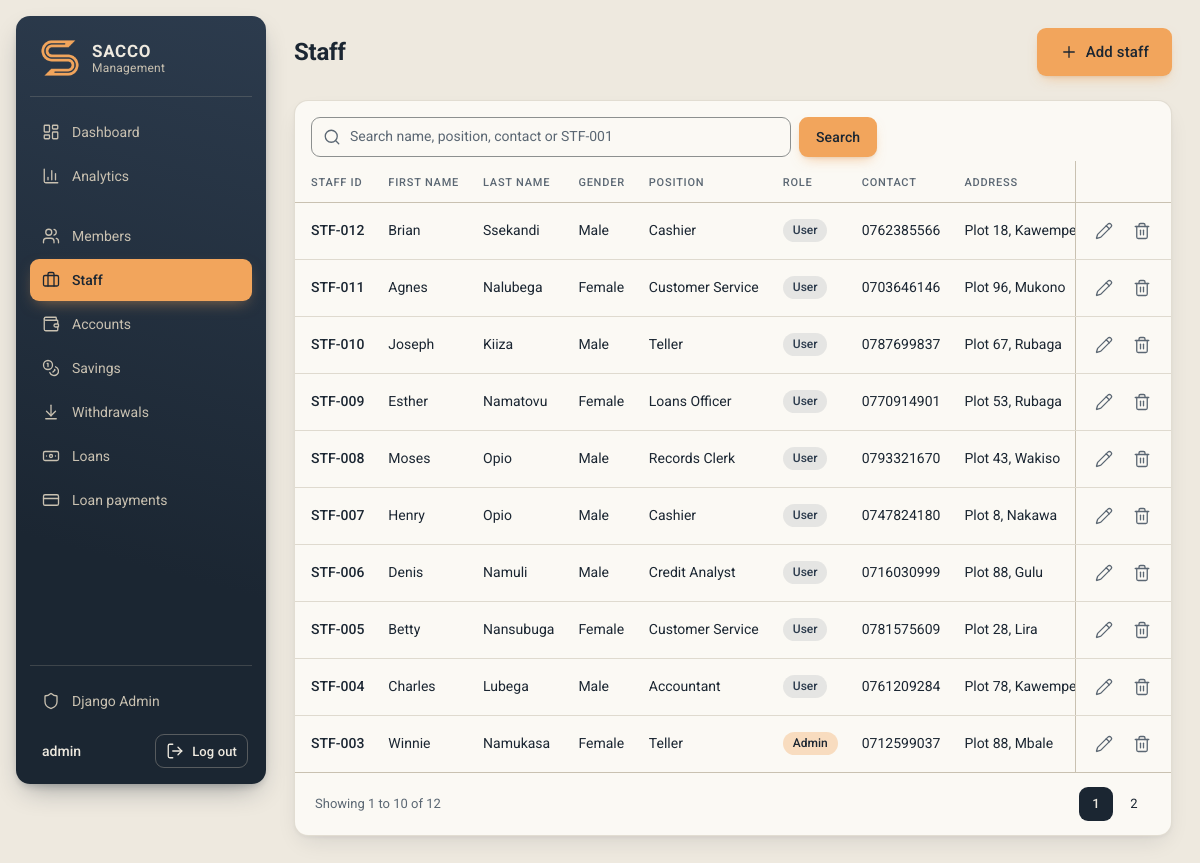
The page /staff/ (signed in) on the database its author committed.
### staff/models.py (models this page shows, shortened)
class Staff(CodedModel):
    code_prefix = "STF"
    GENDER_CHOICES = [("M", "Male"), ("F", "Female")]
    ROLE_CHOICES = [("Admin", "Admin"), ("User", "User")]
    first_name = models.CharField(max_length=100)
    last_name = models.CharField(max_length=100)
    gender = models.CharField(max_length=1, choices=GENDER_CHOICES)
    position = models.CharField(max_length=100)
    role = models.CharField(max_length=10, choices=ROLE_CHOICES)
    contact = models.CharField(max_length=20)
    address = models.CharField(max_length=255)
    class Meta:
        verbose_name_plural = "staff"

### staff/views.py (the view, shortened to what this page needs)
# urls.py: path("staff/", views.staff_list, name="staff_list"),
@login_required
def staff_list(request):
    staff = Staff.objects.order_by("-id")
    q = request.GET.get("q", "").strip()
    page_obj = Paginator(staff, 10).get_page(request.GET.get("page"))
    context = {
        "object_list": page_obj.object_list,
        "page_obj": page_obj,
        "q": q,
        "search_hint": "Search name, position, contact or STF-001",
        "page_title": "Staff",
        "add_label": "Add staff",
        "add_url": reverse("staff_add"),
    }
    return render(request, "staff/staff_list.html", context)

### core/models.py (called while the page is built)
    @property
    def code(self):
        return f"{self.code_prefix}-{self.pk:03d}"

### templates/staff/staff_list.html (shortened to what this page needs)
{% extends "base.html" %}
{% block page_title %}{{ page_title }}{% endblock %}
{% block actions %}
  <button type="button" class="btn btn-primary btn-lg" data-modal-url="{{ add_url }}"><i data-lucide="plus" aria-hidden="true"></i>{{ add_label }}</button>
{% endblock %}
{% block content %}
  <section class="card">
    {% include "partials/_search.html" %}
    <div class="table-wrap">
      <table class="table">
        <thead>
          <tr>
            <th scope="col">Staff ID</th>
            <th scope="col">First name</th>
            <th scope="col">Last name</th>
            <th scope="col">Gender</th>
            <th scope="col">Position</th>
            <th scope="col">Role</th>
            <th scope="col">Contact</th>
            <th scope="col">Address</th>
            <th scope="col" class="col-actions" aria-label="Actions"></th>
          </tr>
        </thead>
        <tbody>
          {% for staff in object_list %}
            <tr>
              <td class="code">{{ staff.code }}</td>
              <td>{{ staff.first_name }}</td>
              <td>{{ staff.last_name }}</td>
              <td>{{ staff.get_gender_display }}</td>
              <td>{{ staff.position }}</td>
              <td><span class="tag{% if staff.role == 'Admin' %} tag-accent{% endif %}">{{ staff.role }}</span></td>
              <td>{{ staff.contact }}</td>
              <td>{{ staff.address }}</td>
              <td class="col-actions">{% url 'staff_edit' staff.pk as edit_url %}{% url 'staff_delete' staff.pk as delete_url %}{% include "partials/_row_actions.html" %}</td>
            </tr>
          {% empty %}
            <tr><td class="table-empty" colspan="9">{% if q %}No staff match "{{ q }}".{% else %}No staff yet.{% endif %}</td></tr>
          {% endfor %}
        </tbody>
      </table>
    </div>
    {% include "partials/_pagination.html" with page_obj=page_obj %}
  </section>
{% endblock %}

### templates/partials/_sidebar.html (shortened to what this page needs)
{% load static %}<aside class="sidebar">
  <a class="brand" href="/">
    <img class="brand-logo" src="{% static 'img/logo.png' %}" alt="" width="40" height="40">
    <span class="brand-text">SACCO<small>Management</small></span>
  </a>
  <nav class="nav" aria-label="Main">
    <a class="nav-link" href="/"{% if request.path == "/" %} aria-current="page"{% endif %}>
      <i data-lucide="layout-dashboard" aria-hidden="true"></i>Dashboard
    </a>
    <a class="nav-link" href="/analytics/"{% if request.path == "/analytics/" %} aria-current="page"{% endif %}>
      <i data-lucide="chart-column" aria-hidden="true"></i>Analytics
    </a>
    <ul class="nav-list">
      <li><a class="nav-link" href="/members/"{% if "/members/" in request.path %} aria-current="page"{% endif %}><i data-lucide="users" aria-hidden="true"></i>Members</a></li>
      <li><a class="nav-link" href="/staff/"{% if "/staff/" in request.path %} aria-current="page"{% endif %}><i data-lucide="briefcase" aria-hidden="true"></i>Staff</a></li>
      <li><a class="nav-link" href="/accounts/"{% if "/accounts/" in request.path %} aria-current="page"{% endif %}><i data-lucide="wallet" aria-hidden="true"></i>Accounts</a></li>
      <li><a class="nav-link" href="/savings/"{% if "/savings/" in request.path %} aria-current="page"{% endif %}><i data-lucide="coins" aria-hidden="true"></i>Savings</a></li>
      <li><a class="nav-link" href="/withdrawals/"{% if "/withdrawals/" in request.path %} aria-current="page"{% endif %}><i data-lucide="arrow-down-to-line" aria-hidden="true"></i>Withdrawals</a></li>
      <li><a class="nav-link" href="/loans/"{% if "/loans/" in request.path %} aria-current="page"{% endif %}><i data-lucide="banknote" aria-hidden="true"></i>Loans</a></li>
      <li><a class="nav-link" href="/loan-payments/"{% if "/loan-payments/" in request.path %} aria-current="page"{% endif %}><i data-lucide="credit-card" aria-hidden="true"></i>Loan payments</a></li>
    </ul>
    {% if user.is_staff %}
    <div class="nav-bottom">
      <a class="nav-link" href="/admin/"><i data-lucide="shield" aria-hidden="true"></i>Django Admin</a>
    </div>
    {% endif %}
  </nav>
  <div class="user">
    <span class="user-name" title="{{ user.get_username }}">{{ user.get_username }}</span>
    <form method="post" action="/logout/">
      <button type="submit" class="btn btn-sidebar"><i data-lucide="log-out" aria-hidden="true"></i>Log out</button>
    </form>
  </div>
</aside>

### templates/partials/_row_actions.html
<div class="row-actions">
  <button type="button" class="icon-btn" data-modal-url="{{ edit_url }}" aria-label="Edit"><i data-lucide="pencil" aria-hidden="true"></i></button>
  <button type="button" class="icon-btn icon-btn-danger" data-modal-url="{{ delete_url }}" aria-label="Delete"><i data-lucide="trash-2" aria-hidden="true"></i></button>
</div>

### rows shown on the page
Staff: code "STF-012", first_name "Brian", last_name "Ssekandi", gender "Male", position "Cashier", role "User", contact "0762385566", address "Plot 18, Kawempe"
Staff: code "STF-011", first_name "Agnes", last_name "Nalubega", gender "Female", position "Customer Service", role "User", contact "0703646146", address "Plot 96, Mukono"
Staff: code "STF-010", first_name "Joseph", last_name "Kiiza", gender "Male", position "Teller", role "User", contact "0787699837", address "Plot 67, Rubaga"
Staff: code "STF-009", first_name "Esther", last_name "Namatovu", gender "Female", position "Loans Officer", role "User", contact "0770914901", address "Plot 53, Rubaga"
Staff: code "STF-008", first_name "Moses", last_name "Opio", gender "Male", position "Records Clerk", role "User", contact "0793321670", address "Plot 43, Wakiso"
Staff: code "STF-007", first_name "Henry", last_name "Opio", gender "Male", position "Cashier", role "User", contact "0747824180", address "Plot 8, Nakawa"
Staff: code "STF-006", first_name "Denis", last_name "Namuli", gender "Male", position "Credit Analyst", role "User", contact "0716030999", address "Plot 88, Gulu"
Staff: code "STF-005", first_name "Betty", last_name "Nansubuga", gender "Female", position "Customer Service", role "User", contact "0781575609", address "Plot 28, Lira"
Staff: code "STF-004", first_name "Charles", last_name "Lubega", gender "Male", position "Accountant", role "User", contact "0761209284", address "Plot 78, Kawempe"
Staff: code "STF-003", first_name "Winnie", last_name "Namukasa", gender "Female", position "Teller", role "Admin", contact "0712599037", address "Plot 88, Mbale"

### other values the page prints
{{ user.get_username }} "admin"
{{ page_title }} "Staff"
{{ add_label }} "Add staff"
{{ page_obj.start_index }} "1"
{{ page_obj.end_index }} "10"
{{ page_obj.paginator.count }} "12"
{{ number }} "1" "2"
